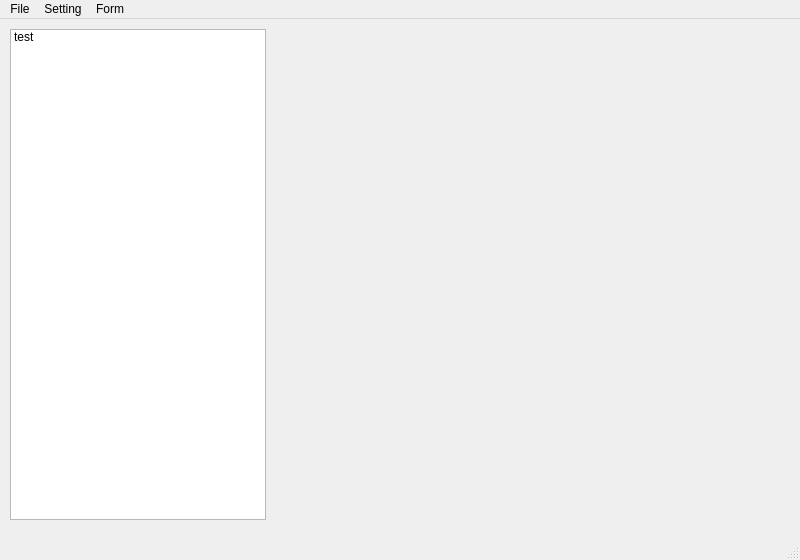
<?xml version="1.0" encoding="UTF-8"?>
<ui version="4.0">
 <class>MainWindow</class>
 <widget class="QMainWindow" name="MainWindow">
  <property name="geometry">
   <rect>
    <x>0</x>
    <y>0</y>
    <width>800</width>
    <height>560</height>
   </rect>
  </property>
  <property name="windowTitle">
   <string>MainWindow</string>
  </property>
  <widget class="QWidget" name="centralwidget">
   <widget class="QListWidget" name="listWidget">
    <property name="geometry">
     <rect>
      <x>10</x>
      <y>10</y>
      <width>256</width>
      <height>491</height>
     </rect>
    </property>
    <item>
     <property name="text">
      <string>test</string>
     </property>
    </item>
   </widget>
  </widget>
  <widget class="QMenuBar" name="menubar">
   <property name="geometry">
    <rect>
     <x>0</x>
     <y>0</y>
     <width>800</width>
     <height>21</height>
    </rect>
   </property>
   <widget class="QMenu" name="menuFile">
    <property name="title">
     <string>File</string>
    </property>
    <addaction name="fileUpperBar"/>
    <addaction name="actionOpen"/>
    <addaction name="actionSave"/>
    <addaction name="actionSave_As"/>
    <addaction name="separator"/>
    <addaction name="actionPrint"/>
    <addaction name="separator"/>
    <addaction name="actionClose"/>
    <addaction name="actionQuit"/>
   </widget>
   <widget class="QMenu" name="menuSetting">
    <property name="title">
     <string>Setting</string>
    </property>
    <addaction name="actionNew_Device_Type"/>
    <addaction name="actionClear_Log"/>
    <addaction name="actionClear_Database"/>
   </widget>
   <widget class="QMenu" name="menuForm">
    <property name="title">
     <string>Form</string>
    </property>
    <addaction name="actionUnavaiable_Right_Now"/>
   </widget>
   <addaction name="menuFile"/>
   <addaction name="menuSetting"/>
   <addaction name="menuForm"/>
  </widget>
  <widget class="QStatusBar" name="statusbar"/>
  <action name="fileUpperBar">
   <property name="text">
    <string>New...</string>
   </property>
  </action>
  <action name="actionOpen">
   <property name="text">
    <string>Open</string>
   </property>
  </action>
  <action name="actionSave">
   <property name="text">
    <string>Save...</string>
   </property>
  </action>
  <action name="actionSave_As">
   <property name="text">
    <string>Save As...</string>
   </property>
  </action>
  <action name="actionPrint">
   <property name="text">
    <string>Print...</string>
   </property>
  </action>
  <action name="actionClose">
   <property name="text">
    <string>Close...</string>
   </property>
  </action>
  <action name="actionQuit">
   <property name="text">
    <string>Quit...</string>
   </property>
  </action>
  <action name="actionNew_Device_Type">
   <property name="text">
    <string>New Device Type</string>
   </property>
  </action>
  <action name="actionClear_Log">
   <property name="text">
    <string>Clear Log</string>
   </property>
  </action>
  <action name="actionClear_Database">
   <property name="text">
    <string>Clear Database</string>
   </property>
  </action>
  <action name="actionUnavaiable_Right_Now">
   <property name="text">
    <string>Unavaiable Right Now</string>
   </property>
  </action>
 </widget>
 <resources/>
 <connections/>
</ui>
